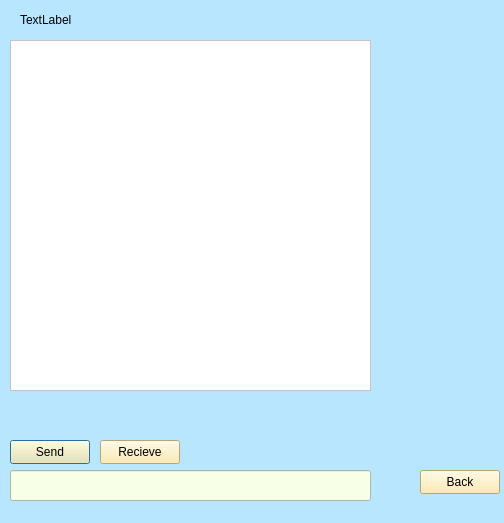
<?xml version="1.0" encoding="UTF-8"?>
<ui version="4.0">
 <class>messanger_page</class>
 <widget class="QDialog" name="messanger_page">
  <property name="geometry">
   <rect>
    <x>0</x>
    <y>0</y>
    <width>504</width>
    <height>523</height>
   </rect>
  </property>
  <property name="windowTitle">
   <string>Dialog</string>
  </property>
  <property name="styleSheet">
   <string notr="true">background-color: rgb(184, 230, 255);</string>
  </property>
  <widget class="QPushButton" name="pb_send">
   <property name="geometry">
    <rect>
     <x>10</x>
     <y>440</y>
     <width>80</width>
     <height>24</height>
    </rect>
   </property>
   <property name="styleSheet">
    <string notr="true">background-color: rgb(255, 231, 158);</string>
   </property>
   <property name="text">
    <string>Send</string>
   </property>
  </widget>
  <widget class="QPushButton" name="pb_recieve">
   <property name="geometry">
    <rect>
     <x>100</x>
     <y>440</y>
     <width>80</width>
     <height>24</height>
    </rect>
   </property>
   <property name="styleSheet">
    <string notr="true">background-color: rgb(255, 231, 158);</string>
   </property>
   <property name="text">
    <string>Recieve</string>
   </property>
  </widget>
  <widget class="QPushButton" name="pb_back">
   <property name="geometry">
    <rect>
     <x>420</x>
     <y>470</y>
     <width>80</width>
     <height>24</height>
    </rect>
   </property>
   <property name="styleSheet">
    <string notr="true">background-color: rgb(255, 231, 158);</string>
   </property>
   <property name="text">
    <string>Back</string>
   </property>
  </widget>
  <widget class="QLineEdit" name="le_message">
   <property name="geometry">
    <rect>
     <x>10</x>
     <y>470</y>
     <width>361</width>
     <height>31</height>
    </rect>
   </property>
   <property name="styleSheet">
    <string notr="true">background-color: rgb(247, 255, 230);</string>
   </property>
  </widget>
  <widget class="QTextBrowser" name="tb_messages">
   <property name="geometry">
    <rect>
     <x>10</x>
     <y>40</y>
     <width>361</width>
     <height>351</height>
    </rect>
   </property>
   <property name="styleSheet">
    <string notr="true">background-color: rgb(255, 255, 255);</string>
   </property>
  </widget>
  <widget class="QLabel" name="label">
   <property name="geometry">
    <rect>
     <x>20</x>
     <y>10</y>
     <width>121</width>
     <height>20</height>
    </rect>
   </property>
   <property name="text">
    <string>TextLabel</string>
   </property>
  </widget>
 </widget>
 <resources/>
 <connections/>
</ui>
